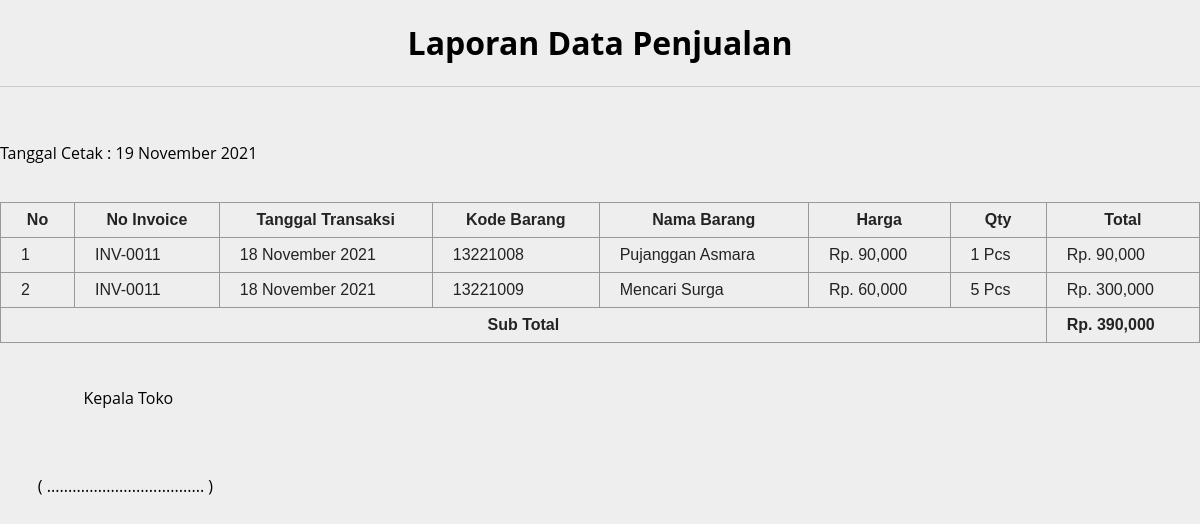
/admin/page/laporan/vlap_penjualan1.php, run on the app's committed database.
### tables this page shows
CREATE TABLE `tb_penjualan` (
  `id_penjualan` int(11) NOT NULL,
  `nota_penjualan` varchar(50) NOT NULL,
  `tanggal_penjualan` date NOT NULL,
  `total_penjualan` int(11) NOT NULL
);

CREATE TABLE `tb_penjualandetail` (
  `id_detail` int(11) NOT NULL,
  `nota_detail` varchar(50) NOT NULL,
  `kode_detail` int(11) NOT NULL,
  `nama_detail` varchar(50) NOT NULL,
  `harga_detail` int(11) NOT NULL,
  `qty_detail` int(11) NOT NULL,
  `total_detail` int(11) NOT NULL
);

### admin/page/laporan/vlap_penjualan1.php (the view, shortened to what this page needs)
<?php
$koneksi = mysqli_connect('localhost', 'root', '', 'db_storevaria');
?>
<!DOCTYPE html>
<head>
</head>
<body>
    <div class="container">
        <div class="row">
            <div>
                <center>
                    <h1>Laporan Data Penjualan</h1>
                    <hr <hr style="display: block; height: 1px;border: 0; border-top: 1px solid #ccc;margin: 1em 0; padding: 0;">
                </center>
            </div>
        </div>
        <br>
        <p>Tanggal Cetak : <?php echo date('d F Y')  ?></u></p>
        <div class="row">
            <div>
                <div>
                    <br>
                    <table>
                        <thead>
                            <tr>
                                <th>No</th>
                                <th>No Invoice</th>
                                <th>Tanggal Transaksi</th>
                                <th>Kode Barang</th>
                                <th>Nama Barang</th>
                                <th>Harga</th>
                                <th>Qty</th>
                                <th>Total</th>
                            </tr>
                        </thead>
                        <tbody>
                            <?php
                            $no = 1;
                            $subTotal = 0;
                            if (isset($_POST['cari'])) {
                                $dari = $_POST['dari'];
                                $sampai = $_POST['sampai'];
                                $cariTgl = $koneksi->query("SELECT * FROM tb_penjualan LEFT JOIN tb_penjualandetail ON tb_penjualan.nota_penjualan=tb_penjualandetail.nota_detail WHERE tb_penjualan.tanggal_penjualan BETWEEN '$dari' AND '$sampai' ORDER BY nota_penjualan ASC");
                            } else {
                                $cariTgl = $koneksi->query("SELECT * FROM tb_penjualan LEFT JOIN tb_penjualandetail ON tb_penjualan.nota_penjualan=tb_penjualandetail.nota_detail ORDER BY nota_penjualan ASC");
                            }
                            while ($data = $cariTgl->fetch_array()) {
                                $subTotal += $data["total_detail"];
                            ?>
                                <tr>
                                    <td><?= $no++; ?></td>
                                    <td>INV-001<?= $data["nota_penjualan"]; ?></td>
                                    <td><?= date("d F Y", strtotime($data["tanggal_penjualan"])); ?></td>
                                    <td><?= $data["kode_detail"]; ?></td>
                                    <td><?= $data["nama_detail"]; ?></td>
                                    <td>Rp. <?= number_format($data["harga_detail"]); ?></td>
                                    <td><?= $data["qty_detail"]; ?> Pcs</td>
                                    <td>Rp. <?= number_format($data["total_detail"]); ?></td>
                                </tr>
                            <?php
                            }
                            ?>
                        </tbody>
                        <tfoot>
                            <tr>
                                <th colspan="7">Sub Total</th>
                                <th align="left">Rp. <?= number_format($subTotal) ?></th>
                            </tr>
                        </tfoot>
                    </table>
                    <br>
                    <br>
                    <div class="" aliign="">
                        <div class="float-end text-center" style="padding: 1cm;padding-top:0%">
                            <span align="">&nbsp;&nbsp;&nbsp;&nbsp;&nbsp;&nbsp;&nbsp;&nbsp;&nbsp;&nbsp;&nbsp;Kepala Toko</span><br><br><br><br>
                            <span>( ..................................... )</span><br>
                        </div>
                    </div>
                </div>
            </div>
        </div>
    </div>
</body>
</html>

### admin/page/laporan/vlap_penjualan1.php (style rules this page uses)
html, body { background: #eee; margin: 0; font-family: 'Open Sans', sans-serif; }
.container { margin: auto; }
table { border-collapse: collapse; width: 100%; font-family: sans-serif; color: #232323; border-collapse: collapse; }
table, th, td { border: 1px solid black; border: 1px solid #999; padding: 8px 20px; }

### data on the page
tb_penjualan: nota_penjualan "1", tanggal_penjualan "18 November 2021", tb_penjualandetail.kode_detail "13221008", tb_penjualandetail.nama_detail "Pujanggan Asmara", tb_penjualandetail.harga_detail "90,000", tb_penjualandetail.qty_detail "1", tb_penjualandetail.total_detail "90,000", tb_penjualandetail.kode_detail "13221009", tb_penjualandetail.nama_detail "Mencari Surga", tb_penjualandetail.harga_detail "60,000", tb_penjualandetail.qty_detail "5", tb_penjualandetail.total_detail "300,000"

### other printed values
$subTotal "390,000"
